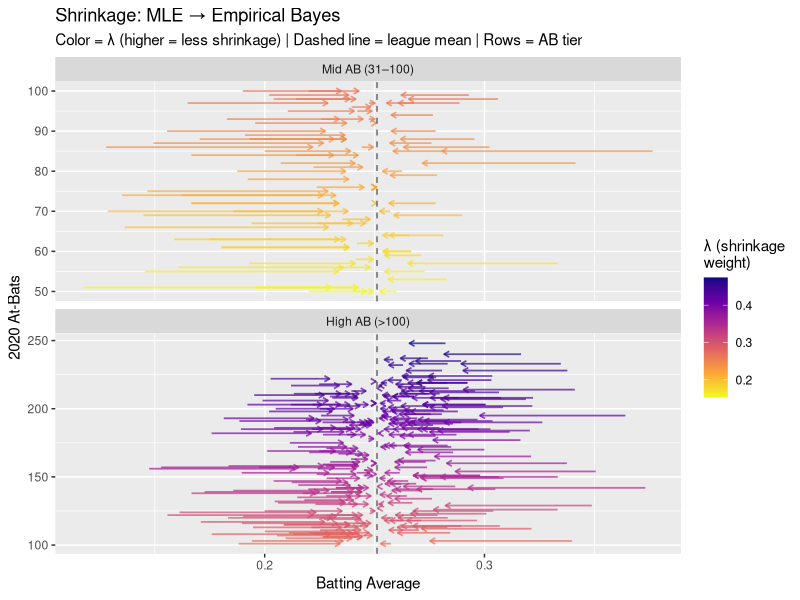
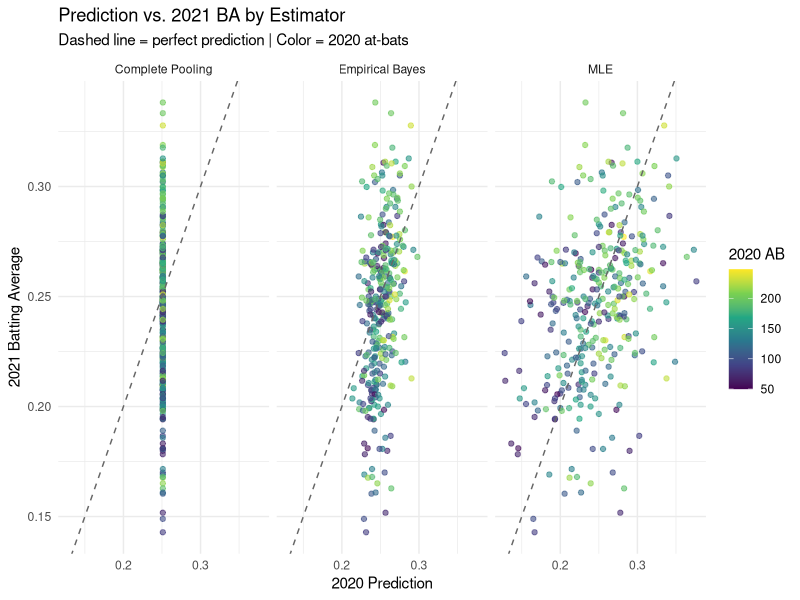
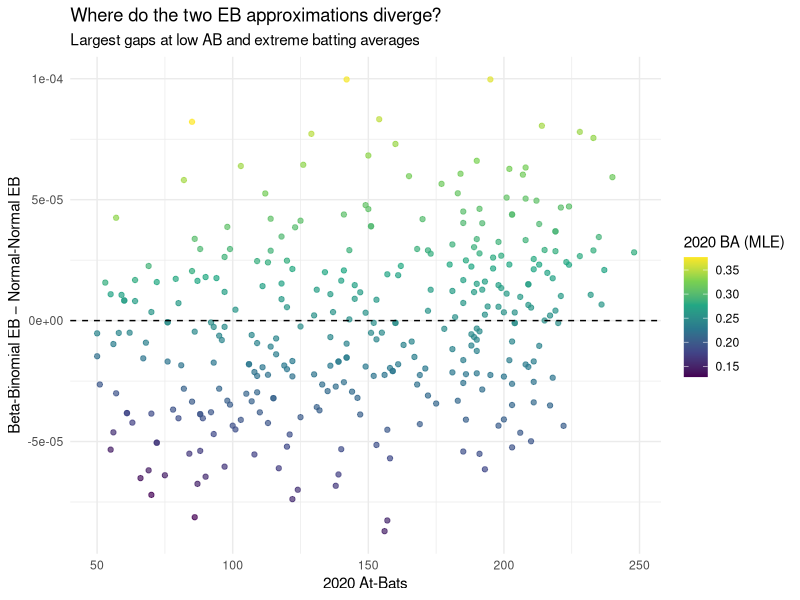
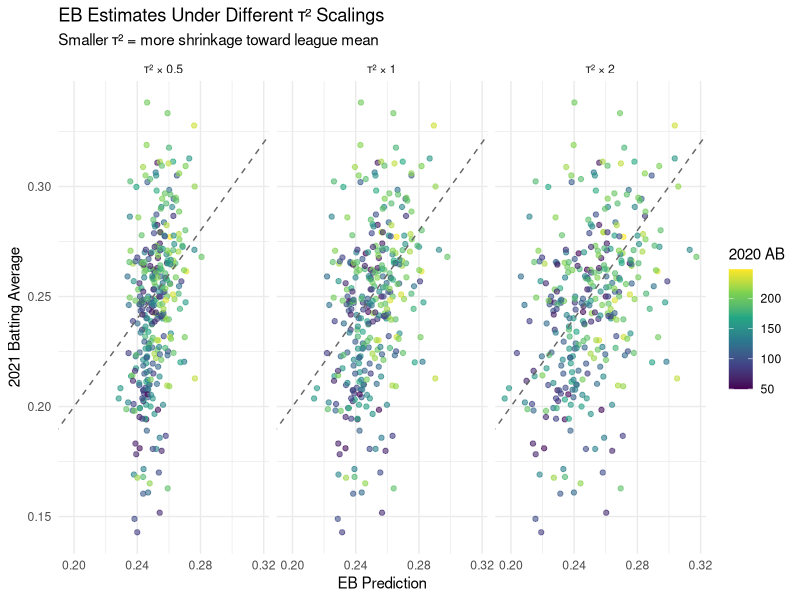
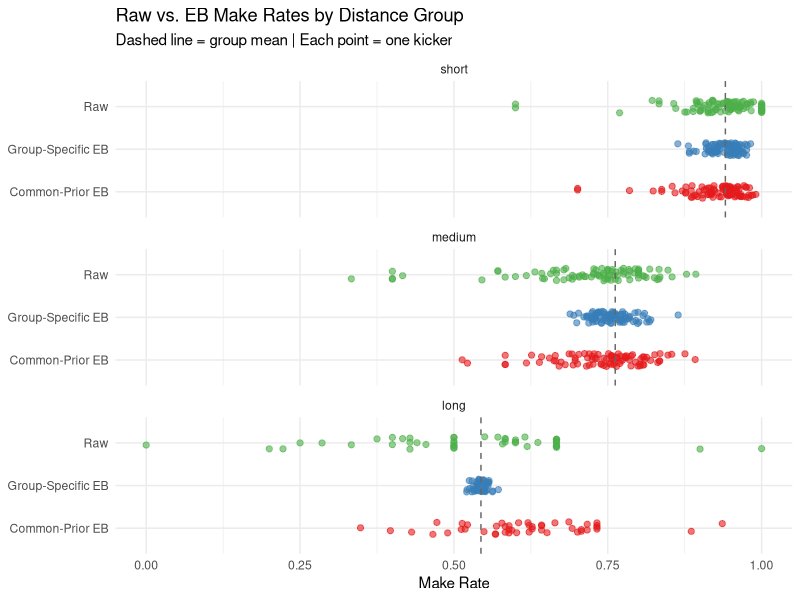

Source code (R) for these figures, in order:
#######################
### Authors: RB, JP ###
#######################

#############
### SETUP ###
#############

# install.packages("tidyverse")
suppressPackageStartupMessages({
    library(tidyverse)
})

set.seed(12)

########################
### HELPER FUNCTIONS ###
########################

rmse = function(truth, prediction) {
    sqrt(mean((truth - prediction)^2))
}

beta_prior_from_rates = function(made, attempts) {
    raw_rate = made / attempts
    mu = sum(made) / sum(attempts)
    sampling_noise = mean(mu * (1 - mu) / attempts)
    tau2 = max(var(raw_rate) - sampling_noise, .Machine$double.eps)
    strength = mu * (1 - mu) / tau2 - 1

    tibble(
        alpha = mu * strength,
        beta = (1 - mu) * strength,
        center = mu,
        tau2 = tau2,
        strength = strength
    )
}

########################
### BATTING AVERAGES ###
########################

batting = read_csv("../data/12_ba-2020-2021.csv", show_col_types = FALSE) |>
    filter(AB_2020 > 0)


# Method-of-moments estimated prior from the 2020 player population.
mu_hat = with(batting, sum(H_2020) / sum(AB_2020))
C_hat = mu_hat * (1 - mu_hat)
tau2_hat = max(var(batting$BA_2020) - mean(C_hat / batting$AB_2020), 0)


# Beta prior with the same mean and between-player variance.
beta_strength = mu_hat * (1 - mu_hat) / tau2_hat - 1
alpha_hat = mu_hat * beta_strength
beta_hat = (1 - mu_hat) * beta_strength

batting = batting |>
    mutate(
        mle = BA_2020,
        complete_pooling = mu_hat,
        sigma2 = C_hat / AB_2020,
        posterior_variance = 1 / (1 / sigma2 + 1 / tau2_hat),
        lambda = tau2_hat / (tau2_hat + sigma2),
        #Shrinkage estimate
        empirical_bayes = mu_hat + lambda * (mle - mu_hat),
        beta_binomial_eb = (H_2020 + alpha_hat) /
            (AB_2020 + alpha_hat + beta_hat)
    )

batting_eval = batting |>
    filter(AB_2021 >= 100)





# TODO: make a shrinkage-arrow plot from mle to empirical_bayes.

ggplot(batting, aes(x = mle, xend = empirical_bayes, y = AB_2020, yend = AB_2020, color = lambda)) +
  geom_segment(arrow = arrow(length = unit(0.15, "cm")), alpha = 0.7, linewidth = 0.6) +
  geom_vline(xintercept = mu_hat, linetype = "dashed", color = "gray40") +
  scale_color_viridis_c(name = "λ (shrinkage\nweight)", option = "plasma", direction = -1) +
  facet_wrap(~ cut(AB_2020, breaks = c(0, 30, 100, Inf),
                   labels = c("Low AB (≤30)", "Mid AB (31–100)", "High AB (>100)")),
             ncol = 1, scales = "free_y") +
  labs(
    x = "Batting Average",
    y = "2020 At-Bats",
    title = "Shrinkage: MLE → Empirical Bayes",
    subtitle = "Color = λ (higher = less shrinkage) | Dashed line = league mean | Rows = AB tier"
  )






# TODO: compare estimators against BA_2021 using batting_eval and rmse().

rmse_table <- tibble(
  Estimator = c("MLE", "Complete Pooling", "Empirical Bayes"),
  RMSE = c(
    rmse(batting_eval$BA_2021, batting_eval$mle),
    rmse(batting_eval$BA_2021, batting_eval$complete_pooling),
    rmse(batting_eval$BA_2021, batting_eval$empirical_bayes)
  )
)
print(rmse_table)

# 2. RMSE by AB tier (low = 100–200, high = >200)
batting_eval |>
  mutate(ab_tier = ifelse(AB_2020 <= 200, "Low AB (≤200)", "High AB (>200)")) |>
  group_by(ab_tier) |>
  summarise(
    RMSE_MLE      = rmse(BA_2021, mle),
    RMSE_Pooling  = rmse(BA_2021, complete_pooling),
    RMSE_EB       = rmse(BA_2021, empirical_bayes),
    n = n()
  ) |>
  print()

# 3. Prediction vs 2021 BA plot
batting_eval |>
  pivot_longer(cols = c(mle, complete_pooling, empirical_bayes),
               names_to = "estimator", values_to = "prediction") |>
  mutate(estimator = recode(estimator,
                            mle = "MLE",
                            complete_pooling = "Complete Pooling",
                            empirical_bayes = "Empirical Bayes"
  )) |>
  ggplot(aes(x = prediction, y = BA_2021)) +
  geom_point(aes(color = AB_2020), alpha = 0.6, size = 1.5) +
  geom_abline(slope = 1, intercept = 0, linetype = "dashed", color = "gray40") +
  scale_color_viridis_c(name = "2020 AB") +
  facet_wrap(~ estimator) +
  labs(
    x = "2020 Prediction", y = "2021 Batting Average",
    title = "Prediction vs. 2021 BA by Estimator",
    subtitle = "Dashed line = perfect prediction | Color = 2020 at-bats"
  ) +
  theme_minimal()






# TODO: compare the Normal-Normal and exact Beta-Binomial EB estimates.

# Estimate Beta prior from 2020 population using helper
prior <- beta_prior_from_rates(batting$H_2020, batting$AB_2020)

# Beta-Binomial EB posterior mean: (H + alpha) / (N + alpha + beta)
batting <- batting |>
  mutate(
    beta_binomial_eb = (H_2020 + prior$alpha) / (AB_2020 + prior$alpha + prior$beta)
  )


# RMSE comparison
tibble(
  Estimator = c("Normal-Normal EB", "Beta-Binomial EB"),
  RMSE = c(
    rmse(batting_eval$BA_2021, batting_eval$empirical_bayes),
    rmse(batting_eval$BA_2021, batting_eval$beta_binomial_eb)
  )
) |> print()

# Where does the approximation matter most?
batting_eval |>
  mutate(diff = beta_binomial_eb - empirical_bayes) |>
  ggplot(aes(x = AB_2020, y = diff, color = mle)) +
  geom_point(alpha = 0.7) +
  geom_hline(yintercept = 0, linetype = "dashed") +
  scale_color_viridis_c(name = "2020 BA (MLE)") +
  labs(
    x = "2020 At-Bats", y = "Beta-Binomial EB − Normal-Normal EB",
    title = "Where do the two EB approximations diverge?",
    subtitle = "Largest gaps at low AB and extreme batting averages"
  ) +
  theme_minimal()




# TODO: repeat with 0.5 * tau2_hat and 2 * tau2_hat.


# Function to compute EB estimates for a given tau2 scaling factor
eb_with_scaled_tau2 <- function(batting, scale) {
  tau2_scaled <- tau2_hat * scale
  lambda_scaled <- tau2_scaled / (tau2_scaled + C_hat / batting$AB_2020)
  
  batting |>
    mutate(
      scale = scale,
      empirical_bayes_scaled = mu_hat + lambda_scaled * (mle - mu_hat),
      lambda_scaled = lambda_scaled
    )
}

# Refit under three tau2 assumptions
scaled_results <- map(c(0.5, 1, 2), ~eb_with_scaled_tau2(batting, .x)) |>
  bind_rows() |>
  filter(AB_2021 >= 100)

# RMSE by scale
scaled_results |>
  group_by(scale) |>
  summarise(RMSE = rmse(BA_2021, empirical_bayes_scaled)) |>
  mutate(tau2_label = paste0("τ² × ", scale)) |>
  print()

# Plot: estimates vs 2021 BA under each scaling
scaled_results |>
  mutate(tau2_label = factor(paste0("τ² × ", scale), levels = c("τ² × 0.5", "τ² × 1", "τ² × 2"))) |>
  ggplot(aes(x = empirical_bayes_scaled, y = BA_2021, color = AB_2020)) +
  geom_point(alpha = 0.6, size = 1.5) +
  geom_abline(slope = 1, intercept = 0, linetype = "dashed", color = "gray40") +
  scale_color_viridis_c(name = "2020 AB") +
  facet_wrap(~tau2_label) +
  labs(
    x = "EB Prediction", y = "2021 Batting Average",
    title = "EB Estimates Under Different τ² Scalings",
    subtitle = "Smaller τ² = more shrinkage toward league mean"
  ) +
  theme_minimal()




###################
### FIELD GOALS ###
###################

field_goals = read_csv("../data/12_field-goals.csv", show_col_types = FALSE) |>
    mutate(
        distance_group = case_when(
            ydl <= 20 ~ "short",
            ydl <= 35 ~ "medium",
            TRUE ~ "long"
        )
    )


groups = field_goals %>%
  group_by(kicker, distance_group) %>%
  summarise(
    made  = sum(fg_made),
    attempts = n(),
    .groups = "drop"
  ) %>%
  filter(attempts >= 5)


# Estimate one Beta prior per distance group using helper
group_priors <- groups |>
  group_by(distance_group) |>
  summarise(
    prior = list(beta_prior_from_rates(made, attempts)),
    .groups = "drop"
  ) |>
  mutate(
    alpha_g = map_dbl(prior, "alpha"),
    beta_g  = map_dbl(prior, "beta")
  ) |>
  select(-prior)

# Group-specific Beta-Binomial EB
groups <- groups |>
  left_join(group_priors, by = "distance_group") |>
  mutate(
    raw_rate = made / attempts,
    eb_group = (made + alpha_g) / (attempts + alpha_g + beta_g)
  )

# Common prior across all attempts
common_prior <- beta_prior_from_rates(groups$made, groups$attempts)

groups <- groups |>
  mutate(
    eb_common = (made + common_prior$alpha) / (attempts + common_prior$alpha + common_prior$beta)
  )

# Plot: raw vs group EB vs common EB by distance group
groups |>
  pivot_longer(cols = c(raw_rate, eb_group, eb_common),
               names_to = "estimator", values_to = "make_rate") |>
  mutate(
    estimator = recode(estimator,
                       raw_rate  = "Raw",
                       eb_group  = "Group-Specific EB",
                       eb_common = "Common-Prior EB"
    ),
    distance_group = factor(distance_group, levels = c("short", "medium", "long"))
  ) |>
  ggplot(aes(x = make_rate, y = estimator, color = estimator)) +
  geom_jitter(height = 0.15, alpha = 0.6, size = 1.8) +
  geom_vline(
    data = group_priors |>
      mutate(
        distance_group = factor(distance_group, levels = c("short", "medium", "long")),
        mu_g = alpha_g / (alpha_g + beta_g)
      ),
    aes(xintercept = mu_g), linetype = "dashed", color = "gray40"
  ) +
  facet_wrap(~ distance_group, ncol = 1) +
  scale_color_brewer(palette = "Set1", guide = "none") +
  labs(
    x = "Make Rate", y = NULL,
    title = "Raw vs. EB Make Rates by Distance Group",
    subtitle = "Dashed line = group mean | Each point = one kicker"
  ) +
  theme_minimal()





# TODO: aggregate by kicker and distance_group.
# TODO: estimate one Beta prior within each distance_group using beta_prior_from_rates().
# TODO: compute the group-specific Beta-Binomial EB estimate for each kicker-group.
# TODO: repeat with one common Beta prior for all field-goal attempts.
# TODO: plot raw, group-specific EB, and common-prior EB make rates by distance_group.
# TODO: contrast which distance groups move differently under the two pooling strategies.
